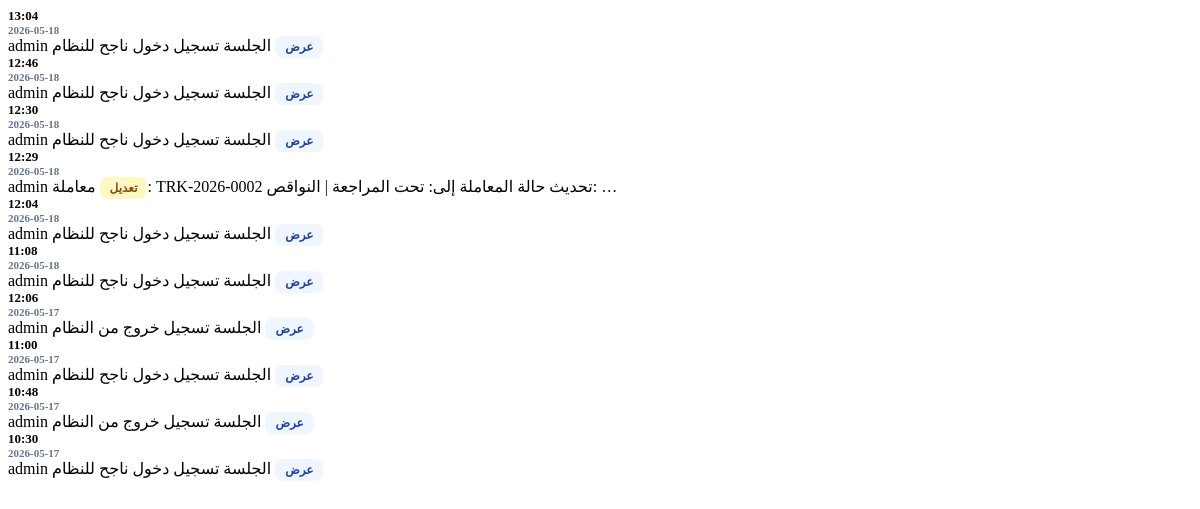
Before: /dashboard/activities-partial/ (signed in) with the older database file.
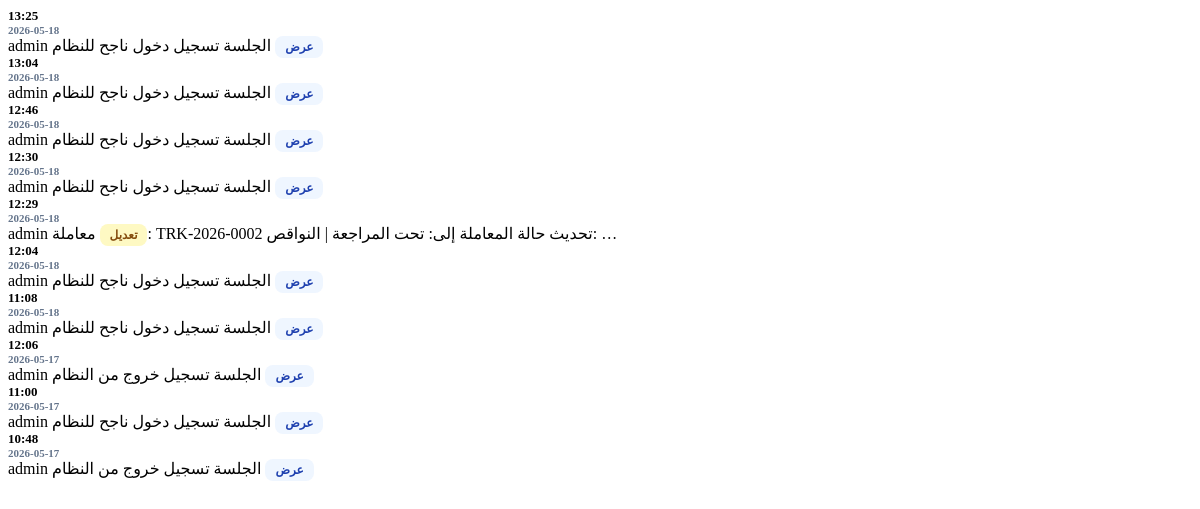
After: the same page with the newer database file.
### eams/models.py (models this page shows, shortened)
class AuditLog(models.Model):
    ACTION_CHOICES = (
        ('upload', 'رفع'),
        ('edit', 'تعديل'),
        ('delete', 'حذف'),
        ('view', 'عرض'),
    )
    user = models.ForeignKey(User, on_delete=models.SET_NULL, null=True, verbose_name="المستخدم")
    action = models.CharField(max_length=20, choices=ACTION_CHOICES, verbose_name="العملية")
    document_title = models.CharField(max_length=255, verbose_name="عنوان الوثيقة")
    timestamp = models.DateTimeField(auto_now_add=True, verbose_name="الوقت")
    details = models.TextField(blank=True, null=True, verbose_name="التفاصيل")

### eams/views.py (the view)
# urls.py: path('dashboard/activities-partial/', views.dashboard_activities_partial, name='dashboard_activities_partial'),
@login_required
def dashboard_activities_partial(request):
    activities = AuditLog.objects.order_by('-timestamp')[:10]
    return render(request, 'eams/partials/activities.html', {'activities': activities})

### templates/eams/partials/activities.html
{% for log in activities %}
<tr style="border-bottom: 1px solid #f1f5f9;">
    <td style="padding: 15px 20px;">
        <div style="font-weight: 900; color: #000; font-size: 13px;">{{ log.timestamp|date:"H:i" }}</div>
        <div style="font-size: 11px; color: #64748b; font-weight: 700;">{{ log.timestamp|date:"Y-m-d" }}</div>
    </td>
    <td style="padding: 15px 20px; font-weight: 800; font-size: 14px; color: #000;">{{ log.user.username }}</td>
    <td style="padding: 15px 20px;">
        {% if log.action == 'upload' %}
        <span style="background: #dcfce7; color: #166534; padding: 4px 10px; border-radius: 8px; font-size: 12px; font-weight: 900;">{{ log.get_action_display }}</span>
        {% elif log.action == 'delete' %}
        <span style="background: #fee2e2; color: #991b1b; padding: 4px 10px; border-radius: 8px; font-size: 12px; font-weight: 900;">{{ log.get_action_display }}</span>
        {% elif log.action == 'edit' %}
        <span style="background: #fef9c3; color: #854d0e; padding: 4px 10px; border-radius: 8px; font-size: 12px; font-weight: 900;">{{ log.get_action_display }}</span>
        {% else %}
        <span style="background: #eff6ff; color: #1e40af; padding: 4px 10px; border-radius: 8px; font-size: 12px; font-weight: 900;">{{ log.get_action_display }}</span>
        {% endif %}
    </td>
    <td style="padding: 15px 20px; font-weight: 700; font-size: 13px;">{{ log.document_title|default:"---" }}</td>
    <td style="padding: 15px 20px; font-size: 12px; color: #64748b; font-weight: 700;">{{ log.details|truncatechars:50 }}</td>
</tr>
{% empty %}
<tr>
    <td colspan="5" style="text-align: center; padding: 30px; color: #64748b; font-weight: 800;">لا يوجد نشاط مسجل</td>
</tr>
{% endfor %}

Changed rows visible on the page:
no longer on this page (row unchanged): AuditLog: timestamp "10:30", timestamp "2026-05-17", user.username "admin", action "عرض", document_title "الجلسة", details "تسجيل دخول ناجح للنظام"
added AuditLog: timestamp "13:25", timestamp "2026-05-18", user.username "admin", action "عرض", document_title "الجلسة", details "تسجيل دخول ناجح للنظام"
